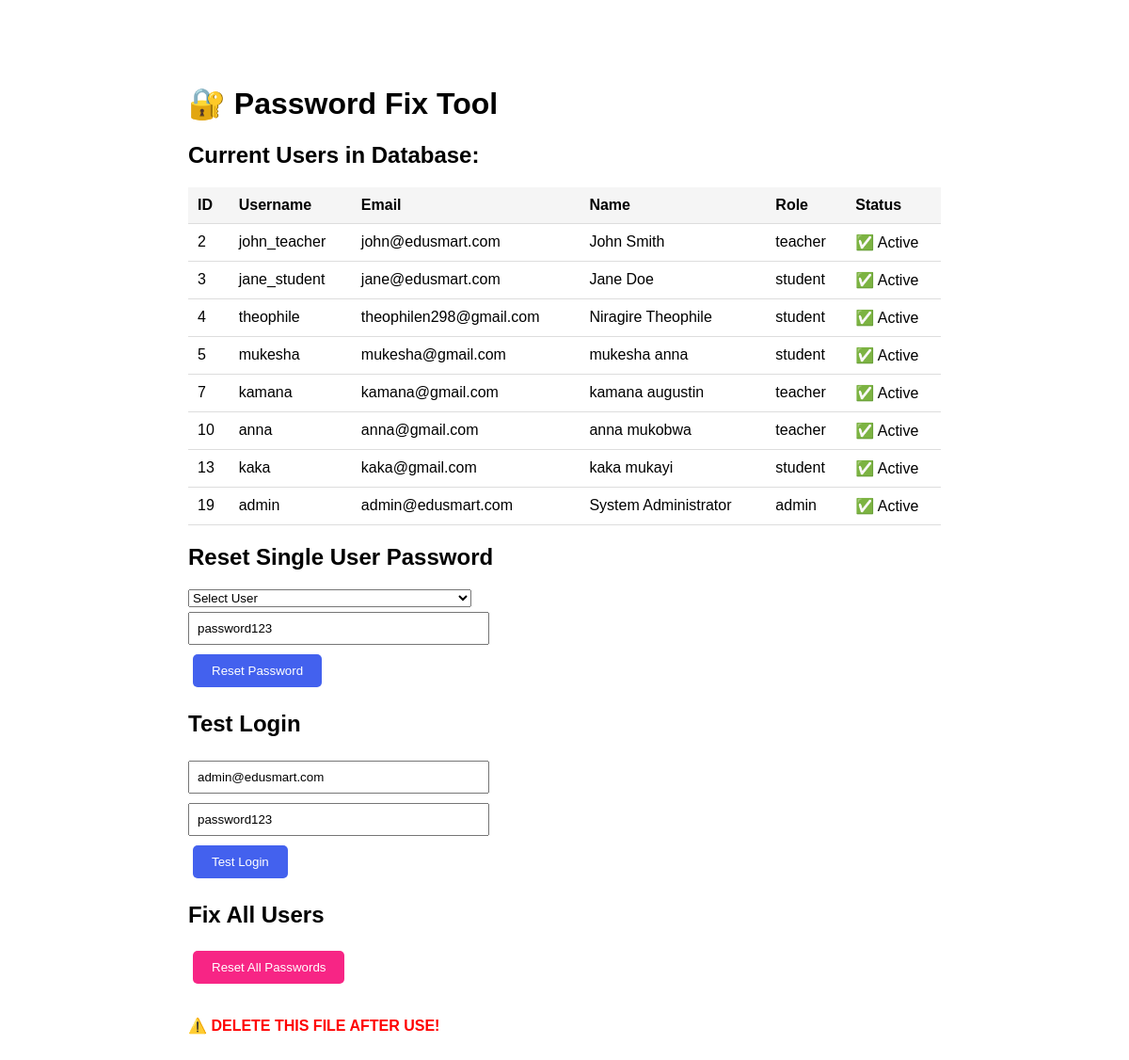
Page /fix-passwords.php on the committed database.
### tables this page shows
CREATE TABLE `users` (
  `id` int NOT NULL AUTO_INCREMENT,
  `username` varchar(50) NOT NULL,
  `email` varchar(100) NOT NULL,
  `password` varchar(255) NOT NULL,
  `reset_token` varchar(255) DEFAULT NULL,
  `reset_expires` datetime DEFAULT NULL,
  `full_name` varchar(100) NOT NULL,
  `phone` varchar(20) DEFAULT NULL,
  `address` text,
  `role` enum('super_admin','admin','teacher','student','parent') DEFAULT 'student',
  `profile_pic` varchar(255) DEFAULT NULL,
  `is_active` tinyint(1) DEFAULT '1',
  `last_login` datetime DEFAULT NULL,
  `created_at` timestamp NULL DEFAULT CURRENT_TIMESTAMP,
  `updated_at` timestamp NULL DEFAULT CURRENT_TIMESTAMP ON UPDATE CURRENT_TIMESTAMP,
  `notification_preference` enum('email','sms','both') DEFAULT 'both',
  PRIMARY KEY (`id`),
  UNIQUE KEY `username` (`username`),
  UNIQUE KEY `email` (`email`)
);

### fix-passwords.php (the view, shortened to what this page needs)
<?php
require_once 'config/database.php';
echo "<!DOCTYPE html>
<html>
<head>
    <title>Password Fix Tool</title>
    <style>
        body { font-family: Arial; max-width: 800px; margin: 50px auto; padding: 20px; }
        .success { background: #d4edda; color: #155724; padding: 15px; border-radius: 10px; margin: 10px 0; }
        .error { background: #f8d7da; color: #721c24; padding: 15px; border-radius: 10px; margin: 10px 0; }
        .info { background: #e7f3ff; color: #004085; padding: 15px; border-radius: 10px; margin: 10px 0; }
        table { width: 100%; border-collapse: collapse; margin: 20px 0; }
        th, td { padding: 10px; text-align: left; border-bottom: 1px solid #ddd; }
        th { background: #f5f5f5; }
        button { background: #4361ee; color: white; padding: 10px 20px; border: none; border-radius: 5px; cursor: pointer; margin: 5px; }
        input { padding: 8px; width: 300px; margin: 5px 0; }
    </style>
</head>
<body>
    <h1>🔐 Password Fix Tool</h1>";
$users = $conn->query("SELECT id, username, email, full_name, role, is_active FROM users ORDER BY id");
echo "<h2>Current Users in Database:</h2>";
echo "<table>";
echo "<tr><th>ID</th><th>Username</th><th>Email</th><th>Name</th><th>Role</th><th>Status</th></tr>";
while ($user = $users->fetch_assoc()) {
    echo "<tr>";
    echo "<td>{$user['id']}</td>";
    echo "<td>{$user['username']}</td>";
    echo "<td>{$user['email']}</td>";
    echo "<td>{$user['full_name']}</td>";
    echo "<td>{$user['role']}</td>";
    echo "<td>" . ($user['is_active'] ? '✅ Active' : '❌ Inactive') . "</td>";
    echo "</tr>";
}
echo "</table>";
?>
<h2>Reset Single User Password</h2>
<form method="POST">
    <select name="user_id" required>
        <option value="">Select User</option>
    </select><br>
    <input type="text" name="new_password" placeholder="New Password" value="password123" required><br>
    <button type="submit" name="reset_password">Reset Password</button>
</form>
<h2>Test Login</h2>
<form method="POST">
    <input type="email" name="email" placeholder="Email" value="admin@edusmart.com" required><br>
    <input type="text" name="password" placeholder="Password" value="password123" required><br>
    <button type="submit" name="test_login">Test Login</button>
</form>
<h2>Fix All Users</h2>
<form method="POST" onsubmit="return confirm('This will reset ALL passwords. Continue?')">
    <button type="submit" name="fix_all" style="background: #f72585;">Reset All Passwords</button>
</form>
<p style="color:red; margin-top:30px;"><strong>⚠️ DELETE THIS FILE AFTER USE!</strong></p>
</body>
</html>

### fix-passwords.php (style rules this page uses)
body { font-family: Arial; max-width: 800px; margin: 50px auto; padding: 20px; }
table { width: 100%; border-collapse: collapse; margin: 20px 0; }
th, td { padding: 10px; text-align: left; border-bottom: 1px solid #ddd; }
th { background: #f5f5f5; }
button { background: #4361ee; color: white; padding: 10px 20px; border: none; border-radius: 5px; cursor: pointer; margin: 5px; }
input { padding: 8px; width: 300px; margin: 5px 0; }

### rows in the picture
users: id "2", username "john_teacher", email "john@edusmart.com", full_name "John Smith", role "teacher", is_active "✅ Active"
users: id "3", username "jane_student", email "jane@edusmart.com", full_name "Jane Doe", role "student", is_active "✅ Active"
users: id "4", username "theophile", email "theophilen298@gmail.com", full_name "Niragire Theophile", role "student", is_active "✅ Active"
users: id "5", username "mukesha", email "mukesha@gmail.com", full_name "mukesha anna", role "student", is_active "✅ Active"
users: id "7", username "kamana", email "kamana@gmail.com", full_name "kamana augustin", role "teacher", is_active "✅ Active"
users: id "10", username "anna", email "anna@gmail.com", full_name "anna mukobwa", role "teacher", is_active "✅ Active"
users: id "13", username "kaka", email "kaka@gmail.com", full_name "kaka mukayi", role "student", is_active "✅ Active"
users: id "19", username "admin", email "admin@edusmart.com", full_name "System Administrator", role "admin", is_active "✅ Active"
